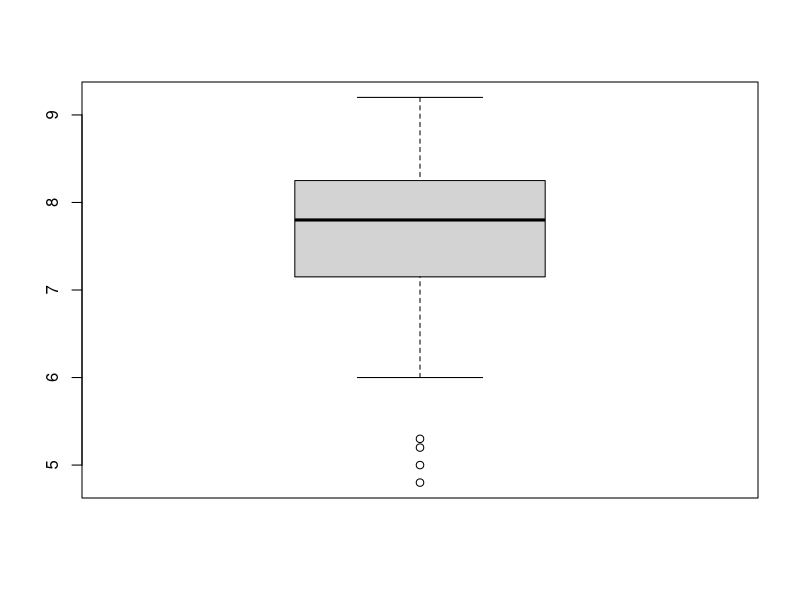
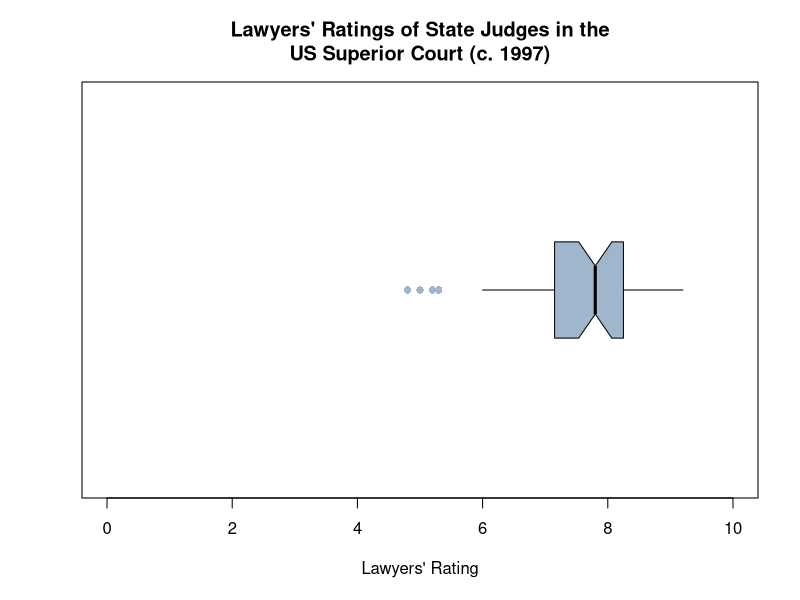
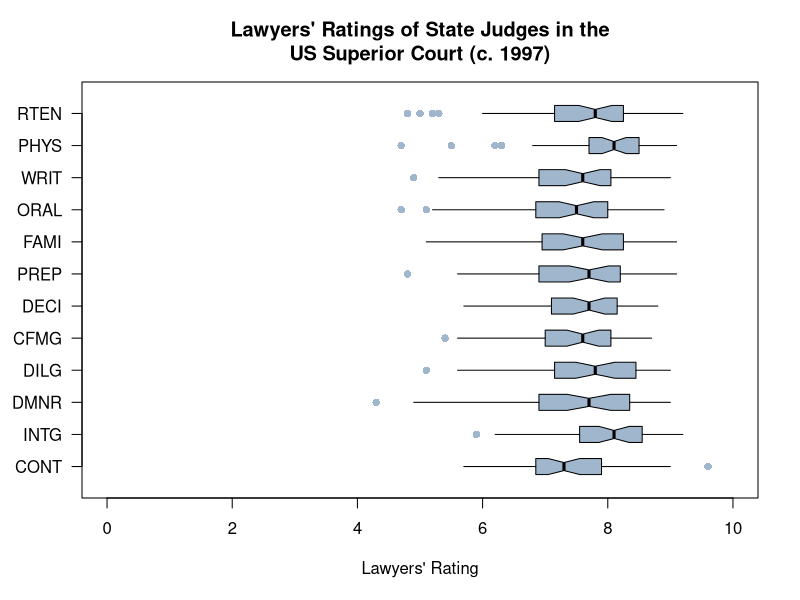

Generate these figures, in order, with R:
# This script is for visualization of quantitative variables using box plot
# box plot is useful to find outliers, symmetry in the distribution
# box plot shows quartile ranges, mid line is median. It shows the symmetry around median of sample data
# Quartile ranges are: Minimum, First Quartile, Median (Second Quartile), Third Quartile and Maximum (any dots before min or after max are outliers)

# "Lawyers' Ratings of State Judges in the US Superior Court" data from datasets package
?USJudgeRatings
data("USJudgeRatings")

boxplot(USJudgeRatings$RTEN)	# a simple box plot for variable worth of retention to find the symmetry of retention rating around median

# Horizontal box plot is easily understandable, and its more attentive to show information when the width of box plot also plotted in the size of quartile ranges
# By modifying the width with the size of quartile range, one can easily understand that which quartile is bigger than other

boxplot(USJudgeRatings$RTEN,
        horizontal = TRUE,
        las = 1,  # makes all the labels horizontal
        notch = TRUE,
        ylim = c(0, 10),
        col = colors()[602],
        boxwex = 0.5,  # width of the box with the proportional of the original
        whisklty = 1,
        staplelty = 0,
        outpch = 16,
        outcol = colors()[602],
        main = "Lawyers' Ratings of State Judges in the\nUS Superior Court (c. 1997)",
        xlab = "Lawyers' Rating")

# We can make the boxplot for all the rating parameter with single boxplot function
boxplot(USJudgeRatings,
        horizontal = TRUE,
        las = 1,  # makes all the labels hoizontal
        notch = TRUE,
        ylim = c(0, 10),
        col = colors()[602],
        boxwex = 0.5,  # width of the box with the proportinal of the original
        whisklty = 1,
        staplelty = 0,
        outpch = 16,
        outcol = colors()[602],
        main = "Lawyers' Ratings of State Judges in the\nUS Superior Court (c. 1997)",
        xlab = "Lawyers' Rating")

rm(list = ls())		# to clear out the working environment